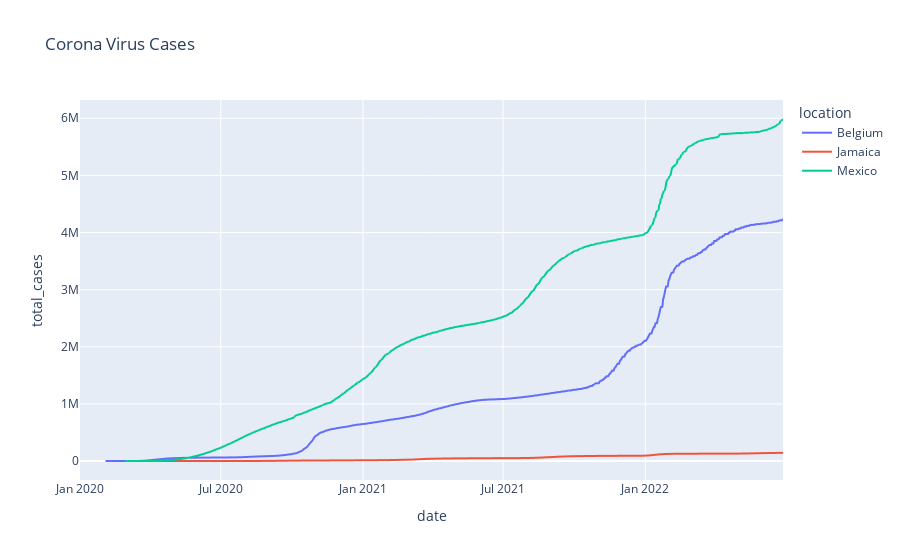

Here is the notebook cell this chart was saved with:
### Markdown cell above
# Plotting the Graph with the dataset

### Code cell
import plotly.express as px

fig = px.line(df_intermediate, x="date", y="total_cases", color='location', title='Corona Virus Cases')
fig.show()

### Figure 1 — Plotly figure (JSON) as saved in the notebook; plotly's stock layout.template omitted (floating-point values rounded to 4 significant figures; data arrays with more than 128 entries replaced by an {"elided": "..."} marker saying what was removed)
{"data": [{"hovertemplate": "location=Belgium<br>date=%{x}<br>total_cases=%{y}<extra></extra>", "legendgroup": "Belgium", "line": {"color": "#636efa", "dash": "solid"}, "marker": {"symbol": "circle"}, "mode": "lines", "name": "Belgium", "showlegend": true, "type": "scattergl", "x": {"elided": "876 str values"}, "xaxis": "x", "y": {"elided": "876 int values"}, "yaxis": "y"}, {"hovertemplate": "location=Jamaica<br>date=%{x}<br>total_cases=%{y}<extra></extra>", "legendgroup": "Jamaica", "line": {"color": "#EF553B", "dash": "solid"}, "marker": {"symbol": "circle"}, "mode": "lines", "name": "Jamaica", "showlegend": true, "type": "scattergl", "x": {"elided": "840 str values"}, "xaxis": "x", "y": {"elided": "840 int values"}, "yaxis": "y"}, {"hovertemplate": "location=Mexico<br>date=%{x}<br>total_cases=%{y}<extra></extra>", "legendgroup": "Mexico", "line": {"color": "#00cc96", "dash": "solid"}, "marker": {"symbol": "circle"}, "mode": "lines", "name": "Mexico", "showlegend": true, "type": "scattergl", "x": {"elided": "910 str values"}, "xaxis": "x", "y": {"elided": "910 int values"}, "yaxis": "y"}], "layout": {"legend": {"title": {"text": "location"}, "tracegroupgap": 0}, "title": {"text": "Corona Virus Cases"}, "xaxis": {"anchor": "y", "domain": [0, 1], "title": {"text": "date"}}, "yaxis": {"anchor": "x", "domain": [0, 1], "title": {"text": "total_cases"}}}}
